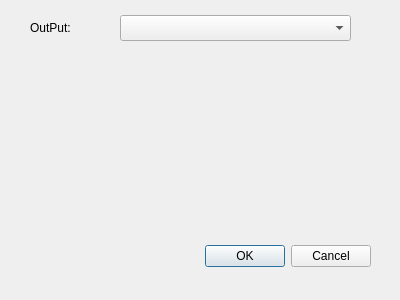
<?xml version="1.0" encoding="UTF-8"?>
<ui version="4.0">
 <class>Settings</class>
 <widget class="QDialog" name="Settings">
  <property name="geometry">
   <rect>
    <x>0</x>
    <y>0</y>
    <width>400</width>
    <height>300</height>
   </rect>
  </property>
  <property name="windowTitle">
   <string>Dialog</string>
  </property>
  <widget class="QDialogButtonBox" name="buttonBox">
   <property name="geometry">
    <rect>
     <x>30</x>
     <y>240</y>
     <width>341</width>
     <height>32</height>
    </rect>
   </property>
   <property name="orientation">
    <enum>Qt::Horizontal</enum>
   </property>
   <property name="standardButtons">
    <set>QDialogButtonBox::Cancel|QDialogButtonBox::Ok</set>
   </property>
  </widget>
  <widget class="QLabel" name="audioLabel">
   <property name="geometry">
    <rect>
     <x>30</x>
     <y>20</y>
     <width>60</width>
     <height>16</height>
    </rect>
   </property>
   <property name="text">
    <string>OutPut:</string>
   </property>
  </widget>
  <widget class="QComboBox" name="deviceBox">
   <property name="geometry">
    <rect>
     <x>120</x>
     <y>15</y>
     <width>231</width>
     <height>26</height>
    </rect>
   </property>
  </widget>
 </widget>
 <resources/>
 <connections>
  <connection>
   <sender>buttonBox</sender>
   <signal>accepted()</signal>
   <receiver>Settings</receiver>
   <slot>accept()</slot>
   <hints>
    <hint type="sourcelabel">
     <x>248</x>
     <y>254</y>
    </hint>
    <hint type="destinationlabel">
     <x>157</x>
     <y>274</y>
    </hint>
   </hints>
  </connection>
  <connection>
   <sender>buttonBox</sender>
   <signal>rejected()</signal>
   <receiver>Settings</receiver>
   <slot>reject()</slot>
   <hints>
    <hint type="sourcelabel">
     <x>316</x>
     <y>260</y>
    </hint>
    <hint type="destinationlabel">
     <x>286</x>
     <y>274</y>
    </hint>
   </hints>
  </connection>
 </connections>
</ui>
